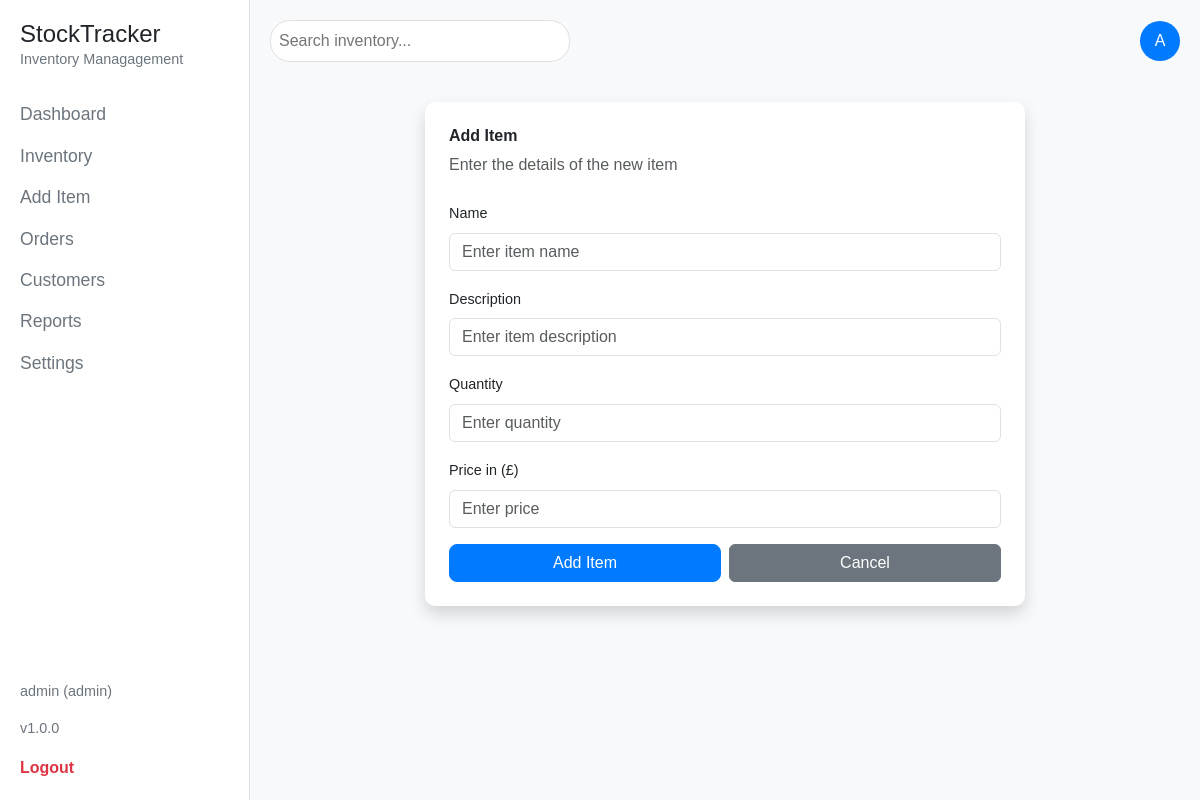
The page /add_item (signed in) on the database its author committed.
### tables this page shows
CREATE TABLE users (
            id INTEGER PRIMARY KEY AUTOINCREMENT,
            username TEXT NOT NULL UNIQUE,
            password TEXT NOT NULL,
            role TEXT NOT NULL,
            created_at TIMESTAMP DEFAULT CURRENT_TIMESTAMP,
            updated_at TIMESTAMP DEFAULT CURRENT_TIMESTAMP
        );

### app.py (the view, shortened to what this page needs)
@app.route('/add_item', methods=['GET', 'POST'])
@login_required
def add_item_route():
    if current_user.role != 'admin':
        flash("You do not have permission to access this page.", "danger")
        return redirect(url_for('items'))
    return render_template('add_item.html')

### app.py (called while the page is built)
@login_manager.user_loader
def load_user(user_id):
    conn = sqlite3.connect('inventory.db')
    cursor = conn.cursor()
    cursor.execute("SELECT id, username, password, role, created_at, updated_at FROM users WHERE id = ?", (user_id,))
    row = cursor.fetchone()
    conn.close()
    print(f"Loading user: {row}")
    if row:
        return User(*row)
    return None

### templates/add_item.html (shortened to what this page needs)
{% extends 'base.html' %}
{% block content %}
    {% with action_url=url_for('add_item_route'), title="Add Item", subtitle="Enter the details of the new item", button_text="Add Item", item=None %}
        {% include 'item_form.html' %}
    {% endwith %}
{% endblock %}

### templates/base.html (shortened to what this page needs)
<!DOCTYPE html>
<html lang="en">
<head>
    <link href="https://cdn.jsdelivr.net/npm/bootstrap@5.3.3/dist/css/bootstrap.min.css" rel="stylesheet">
    <link rel="stylesheet" href="{{ url_for('static', filename='style.css') }}?v=1">
</head>
<body>
    <div class="app-wrapper">
        <nav class="sidebar">
            <div class="logo">
                <h2>StockTracker</h2>
                <p>Inventory Managagement</p>
            </div>
            <ul>
                <li><a href="{{ url_for('dashboard') }}" class="{% if request.endpoint == 'dashboard' %}active{% endif %}">Dashboard</a></li>
                <li><a href="{{ url_for('items') }}" class="{% if request.endpoint == 'items' %}active{% endif %}">Inventory</a></li>
                {% if current_user.is_authenticated and current_user.role == 'admin' %}
                    <li><a href="{{ url_for('add_item_route') }}" class="{% if request.endpoint == 'add_item' %}active{% endif %}">Add Item</a></li>
                {% endif %}
                <li><a href="#">Orders</a></li>
                <li><a href="#">Customers</a></li>
                <li><a href="#">Reports</a></li>
                <li><a href="#">Settings</a></li>
            </ul>
            <div class="user-info">
                {% if current_user.is_authenticated %}
                    <p>{{ current_user.username }} ({{ current_user.role }})</p>
                {% else %}
                    <p>Guest</p>
                {% endif %}
                <p class="version">v1.0.0</p>
            </div>
            {% if current_user.is_authenticated %}
                <a href="{{ url_for('logout') }}" class="logout">Logout</a>
            {% else %}
                <a href="{{ url_for('login') }}" class="logout">Login</a>
                <a href="{{ url_for('register') }}" class="logout">Register</a>
            {% endif %}
        </nav>
        <div class="main-content">
            {% if current_user.is_authenticated %}
            <header>
                <div class="search-bar">
                    <input type="text" placeholder="Search inventory...">
                </div>
                <div class="user-profile">
                    {% if current_user.is_authenticated %}
                        <span>{{ current_user.username[0] | upper }}</span>
                    {% else %}
                        <span>G</span>
                    {% endif %}
                </div>
            </header>
            {% endif %}
            <div class="content">
                {% block content %}
                {% endblock %}
            </div>
        </div>
    </div>
</body>
</html>

### static/style.css (style rules this page uses)
body { background-color: #f8f9fa; font-family: 'Arial', sans-serif; }
.app-wrapper { display: flex; min-height: 100vh; }
.sidebar { width: 250px; background-color: #fff; padding: 20px; border-right: 1px solid #e0e0e0; display: flex; flex-direction: column; justify-content: space-between; }
.sidebar .logo h2 { font-size: 1.5rem; margin-bottom: 0; }
.sidebar .logo p { font-size: 0.9rem; color: #6c757d; }
.sidebar ul { list-style: none; padding: 0; }
.sidebar ul li { margin: 15px 0; }
.sidebar ul li a { text-decoration: none; color: #6c757d; font-size: 1.1rem; }
.sidebar .user-info { margin-top: auto; font-size: 0.9rem; color: #6c757d; }
.sidebar .logout { text-decoration: none; color: #dc3545; font-weight: bold; }
.main-content { flex: 1; padding: 20px; }
header { display: flex; justify-content: space-between; align-items: center; margin-bottom: 20px; }
.search-bar input { width: 300px; padding: 8px; border: 1px solid #e0e0e0; border-radius: 20px; }
.user-profile span { display: inline-block; width: 40px; height: 40px; background-color: #007bff; color: #fff; text-align: center; line-height: 40px; border-radius: 50%; }

### templates/add_item.html (style rules this page uses)
.content { display: flex; justify-content: center; align-items: center; min-height: calc(50vh - 60px); padding: 20px; }

### rows shown on the page
users: username "admin", role "admin", username "A"

### other values the page prints
{{ title }} "Add Item"
{{ subtitle }} "Enter the details of the new item"
{{ button_text }} "Add Item"
